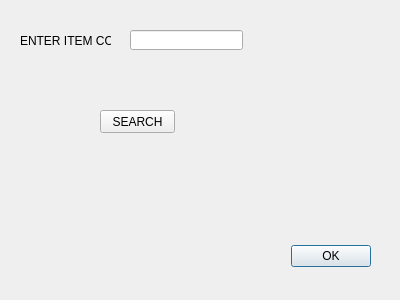
<?xml version="1.0" encoding="UTF-8"?>
<ui version="4.0">
 <class>stock_record</class>
 <widget class="QDialog" name="stock_record">
  <property name="geometry">
   <rect>
    <x>0</x>
    <y>0</y>
    <width>400</width>
    <height>300</height>
   </rect>
  </property>
  <property name="windowTitle">
   <string>Dialog</string>
  </property>
  <widget class="QDialogButtonBox" name="buttonBox">
   <property name="geometry">
    <rect>
     <x>290</x>
     <y>240</y>
     <width>81</width>
     <height>32</height>
    </rect>
   </property>
   <property name="orientation">
    <enum>Qt::Horizontal</enum>
   </property>
   <property name="standardButtons">
    <set>QDialogButtonBox::Ok</set>
   </property>
  </widget>
  <widget class="QLabel" name="label">
   <property name="geometry">
    <rect>
     <x>20</x>
     <y>30</y>
     <width>91</width>
     <height>21</height>
    </rect>
   </property>
   <property name="text">
    <string>ENTER ITEM CODE</string>
   </property>
  </widget>
  <widget class="QLineEdit" name="le_searchcode">
   <property name="geometry">
    <rect>
     <x>130</x>
     <y>30</y>
     <width>113</width>
     <height>20</height>
    </rect>
   </property>
  </widget>
  <widget class="QPushButton" name="pb_searchcode">
   <property name="geometry">
    <rect>
     <x>100</x>
     <y>110</y>
     <width>75</width>
     <height>23</height>
    </rect>
   </property>
   <property name="text">
    <string>SEARCH</string>
   </property>
  </widget>
 </widget>
 <resources/>
 <connections>
  <connection>
   <sender>buttonBox</sender>
   <signal>accepted()</signal>
   <receiver>stock_record</receiver>
   <slot>accept()</slot>
   <hints>
    <hint type="sourcelabel">
     <x>248</x>
     <y>254</y>
    </hint>
    <hint type="destinationlabel">
     <x>157</x>
     <y>274</y>
    </hint>
   </hints>
  </connection>
  <connection>
   <sender>buttonBox</sender>
   <signal>rejected()</signal>
   <receiver>stock_record</receiver>
   <slot>reject()</slot>
   <hints>
    <hint type="sourcelabel">
     <x>316</x>
     <y>260</y>
    </hint>
    <hint type="destinationlabel">
     <x>286</x>
     <y>274</y>
    </hint>
   </hints>
  </connection>
 </connections>
</ui>
